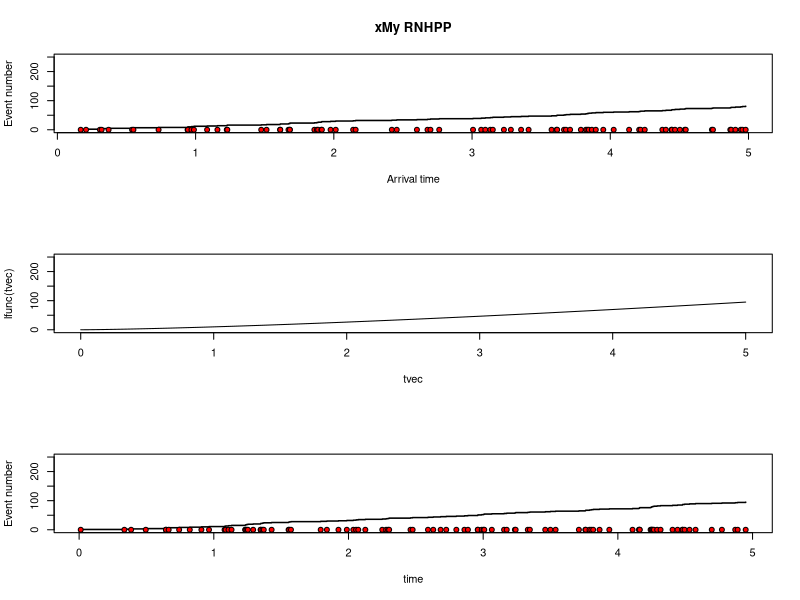

Write the R code that produced this figure.
plotHPP <- function(lambda,stoptime) {
  expectednumber <- stoptime*lambda
  Nsim <- 3*expectednumber
  timesbetween <- rexp(Nsim,lambda) # Simulate interarrival times
  timesto <- cumsum(timesbetween)   # Calculate arrival times
  timesto <- timesto[timesto<stoptime] # Dischard the times larger than stoptime
  Nevents <- length(timesto) # Count the number of events
  plot(timesto,1:Nevents,type="s",xlab = "arrival time",
       ylab = "Event number",lwd=1.5,ylim=c(0,Nevents))
  points(timesto,rep(0,Nevents),pch=21,bg="red")
}

other.hpp <- function(lambda,stoptime) {
  expectednumber <- stoptime*lambda
  Nsim <- 3*expectednumber
  timesbetween <- rexp(Nsim,lambda) # Simulate interarrival times
  timesto <- cumsum(timesbetween)   # Calculate arrival times
  timesto <- timesto[timesto<stoptime] # Dischard the times larger than stoptime
  return (timesto)
#  Nevents <- length(timesto) # Count the number of events
#  plot(timesto,1:Nevents,type="s",xlab = "arrival time",
#       ylab = "Event number",lwd=1.5,ylim=c(0,Nevents))
#  points(timesto,rep(0,Nevents),pch=21,bg="red")
}

rhpp <- function(lambda, start, stop, multiplier=3) {
  # Number of simulations required
  expected <- stop * lambda
  n <- multiplier * expected
  
  # Arrival times
  w <- start + cumsum(rexp(n, lambda))
  
  # Filter out those larger than t.max
  w <- w[w <= stop]
}

plotRHPP <- function(lambda, t.max) {
  w <- rhpp(lambda, t.max)
  plot(w, 1:length(w), type="s", ylim=c(0, length(w)), lwd=1.5, 
       xlab="Arrival time", ylab="Event number")
  points(w, rep(0, length(w)), pch=21, bg="red")
}


inverse <- function(w) {
  (10^(-5/7)) * (w^(5/7))
}

lfunc <- function(t) {
  10*t^(7/5)
}

ofunc <- function(t) {
  14*t^0.4
}

plotRNHPP <- function(a, b, lambda.fun, inverse.fun) {
  #w <- cumsum(rexp(1000, rate=1))
  #w <- cumsum(rpois(1000, lambda=1))
  w <- rhpp(lambda=1, start=lambda.fun(a), stop=lambda.fun(b), multiplier=1)
  s <- a + inverse.fun(w)
  s <- s[s <= b]
  plot(s, 1:length(s), type="s", ylim=c(0, 250), lwd=1.5,
       xlab="Arrival time", ylab="Event number", main="xMy RNHPP")
  points(s, rep(0, length(s)), pch=21, bg="red")
}

plotRNHPP.old <- function(a, b, intensity.fun, inverse.fun) {
  w <- intensity.fun(a) + rhpp(lambda=1, start=intensity.fun(a),
                               stop=intensity.fun(b), multiplier=3)
  #w <- lfunc(a) + other.hpp(lambda=1, stoptime=intensity.fun(b))
  s <- inverse(w)

  plot(s, 1:length(s), type="s", ylim=c(0, 250), lwd=1.5,
       xlab="Arrival time", ylab="Event number", main="My RNHPP")
  points(s, rep(0, length(s)), pch=21, bg="red")
}

#par(mfrow=c(3, 1))
#plotHPP(lambda=1,stoptime=5)
#plotRHPP(lambda=1, t.max=5)

par(mfrow=c(3,1))
plotRNHPP(0, 5, lfunc, inverse)

# Function for simulating arrival times for a NHPP between a and b using thinning
simtNHPP <- function(a,b,lambdamax,lambdafunc){
  # Simple check that a not too small lambdamax is set
  if(max(lambdafunc(seq(a,b,length.out = 100)))>lambdamax)
    stop("lambdamax is smaller than max of the lambdafunction")
  # First simulate HPP with intensity lambdamax on a to b
  expectednumber <- (b-a)*lambdamax
  Nsim <- 3*expectednumber  # Simulate more than the expected number to be certain to exceed stoptime
  timesbetween <- rexp(Nsim,lambdamax) # Simulate interarrival times
  timesto <- a+cumsum(timesbetween)   # Calculate arrival times starting at a
  timesto <- timesto[timesto<b] # Dischard the times larger than b
  Nevents <- length(timesto) # Count the number of events
  # Next do the thinning. Only keep the times where u<lambda(s)/lambdamax
  U <- runif(Nevents)
  timesto <- timesto[U<lambdafunc(timesto)/lambdamax]
  timesto  # Return the remaining times
}

# Plot the intensity function
tvec <- seq(0,5,by=0.01)
plot(tvec,lfunc(tvec),type="l",ylim=c(0,250))

# Generate data with the traffic intensity and plot them
NHPPtimes <- simtNHPP(a=0,b=5,lambdamax=100,lambdafunc=ofunc)
NHPPtimes <- NHPPtimes[NHPPtimes < 5]
plot(NHPPtimes,1:length(NHPPtimes),type="s",xlab = "time",
     ylab = "Event number",lwd=1.5, ylim=c(0,250))
points(NHPPtimes,rep(0,length(NHPPtimes)),pch=21,bg="red")
# Rerun the lines above several times
